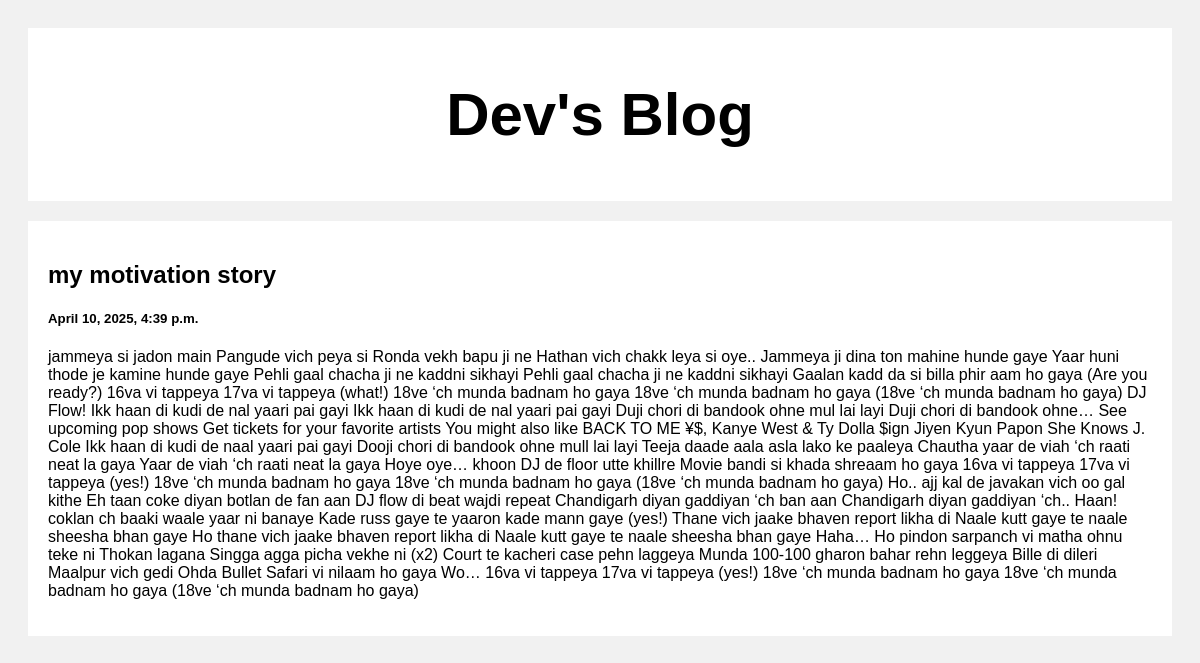
Screenshot of /post/2 with the database file from the repository.
### posts/models.py (models this page shows)
class Post(models.Model):
    title= models.CharField(max_length=100, default="")
    body= models.CharField(max_length=1000000, default="")
    created_at= models.DateTimeField(default=datetime.now, blank=True)

### posts/views.py (the view)
# urls.py: path('post/<str:pk>', views.post, name='post')
def post(request, pk):
    posts = Post.objects.get(id=pk)
    return render(request, 'posts.html', {'posts': posts})

### templates/posts.html (shortened to what this page needs)
<!DOCTYPE html>
<html>
<head>
</head>
<body>
<div class="header">
  <h2>Dev's Blog</h2>
</div>
<div class="row">
  <div class="leftcolumn">
    <div class="card">
        <h2>{{posts.title}}</h2>
        <h5>{{posts.created_at}}</h5>
        <p>{{posts.body}}</p>
    </div>
  </div>
</div>
</body>
</html>

### templates/posts.html (style rules this page uses)
* { box-sizing: border-box; }
body { font-family: Arial; padding: 20px; background: #f1f1f1; }
.header { padding: 2px; font-size: 40px; text-align: center; background: white; }
.leftcolumn { float: left; width: 100%; }
.card { background-color: white; padding: 20px; margin-top: 20px; }
.row:after { content: ""; display: table; clear: both; }

### rows the page displays
Post: title "my motivation story", created_at "April 10, 2025, 4:39 p.m.", body "jammeya si jadon main Pangude vich peya si Ronda vekh bapu ji ne Hathan vich chakk leya si oye.. Jammeya ji dina ton mahine hunde gaye Yaar huni thode je kamine hunde gaye Pehli gaal chacha ji ne kaddni sikhayi Pehli gaal chacha ji ne kaddni sikhayi Gaalan kadd da si billa phir aam ho gaya (Are you ready?) 16va vi tappeya 17va vi tappeya (what!) 18ve ‘ch munda badnam ho gaya 18ve ‘ch munda badnam ho gaya (18ve ‘ch munda badnam ho gaya) DJ Flow! Ikk haan di kudi de nal yaari pai gayi Ikk haan di kudi de nal yaari pai gayi Duji chori di bandook ohne mul lai layi Duji chori di bandook ohne… See upcoming pop shows Get tickets for your favorite artists You might also like BACK TO ME ¥$, Kanye…"
